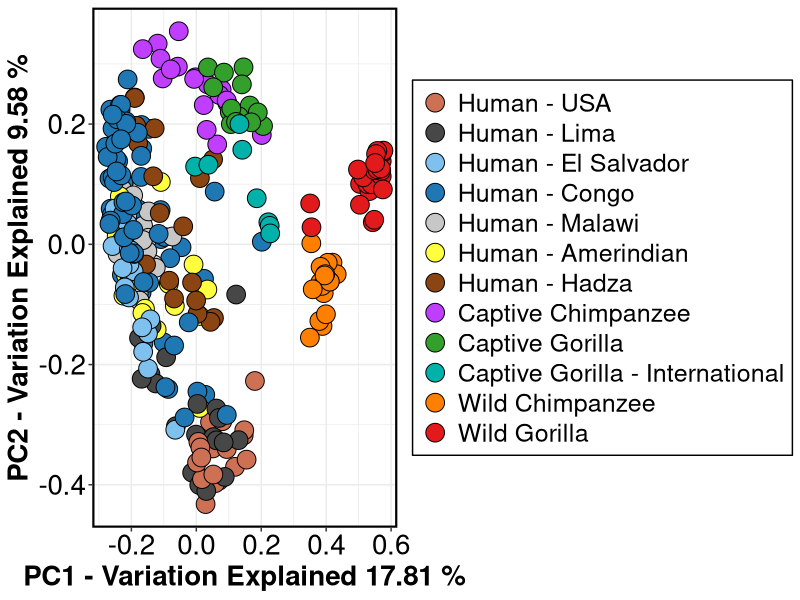
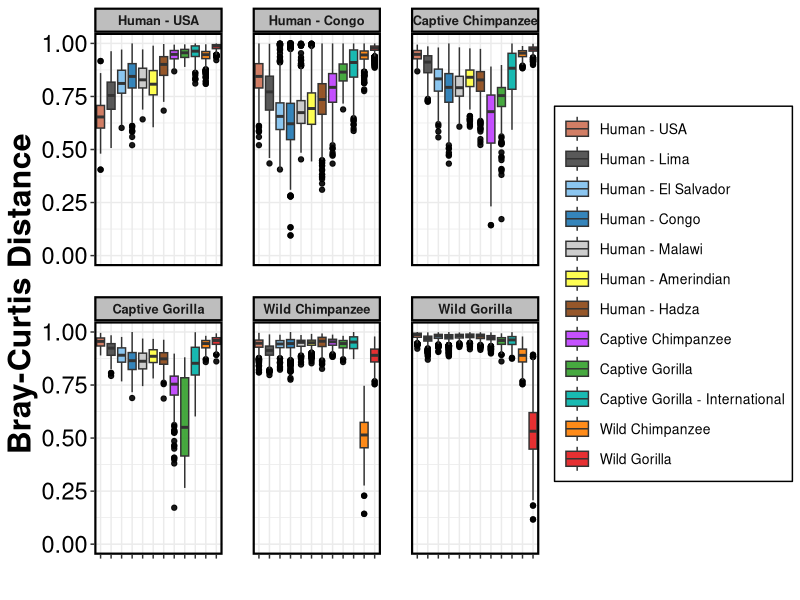
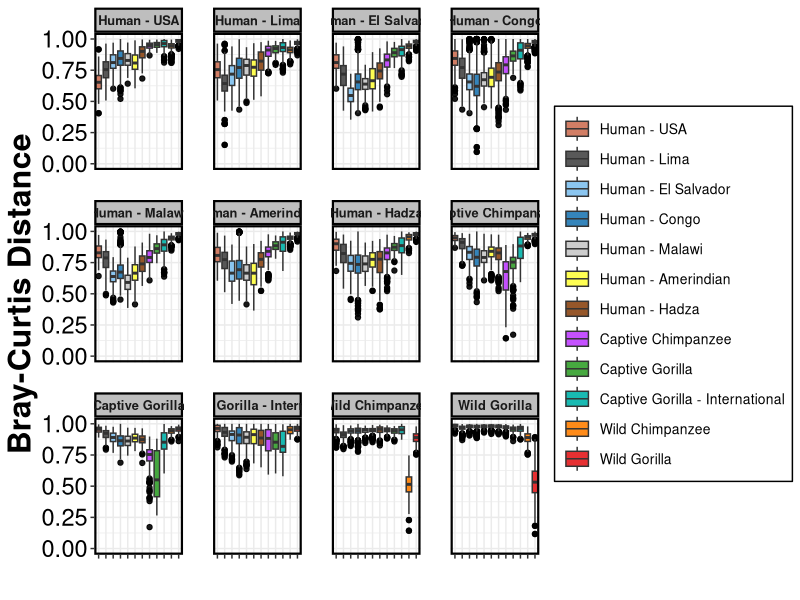

Write the R code that produced these figures, in order.
##########################################################################
### R script used to compare 16S sequencing data of gut microbiomes of ###
### humans chimpanzees and gorillas.                                   ###
### See https://www.nature.com/articles/s41396-020-0634-2              ###
##########################################################################

library("ggplot2")
library("vegan")
library("ape")
library("dplyr")
library("reshape2")

theme_tc <- function() {  # this for all the elements common across plots
  theme_bw() %+replace%
    theme(
      legend.key=element_blank(),
      legend.background = element_rect(color = 'black'),
      legend.title = element_blank(),
      legend.text = element_text(size = 18),
      legend.key.size = unit(1.5, 'lines'),
      panel.border = element_rect(color="black",size=1.5, fill = NA),
      
      plot.title = element_text(hjust = 0.05, size = 14),
      axis.text = element_text(size = 20,  color = "black"),
      axis.title = element_text(size = 20, face = "bold", color = "black"),
      
      # formatting for facets
      panel.background = element_blank(),
      strip.background = element_rect(colour="black",size =1.5, fill="grey"), #facet formatting
      panel.spacing.x = unit(1.5, "lines"), #facet spacing for x axis
      panel.spacing.y = unit(1.5, "lines"), #facet spacing for x axis
      strip.text.x = element_text(size=12, face="bold"), #facet labels
      strip.text.y = element_text(size=12, face="bold", angle = 270) #facet labels
    )
}



species = read.table("relabund_16S_rfile.txt", sep="\t", header=TRUE, row.names=1)

#### Separate sample metadata from sample counts

rownames(species) = species$Captivity
species_data_matrix = species[,4:ncol(species)]
rownames(species_data_matrix) = species$Captivity

NAMES = species$Captivity
species_sample = species[,1:3]
rownames(species_sample)=NAMES


#### PCoA analysis 
bray_distance = vegdist(species_data_matrix, method="bray")
principal_coordinates = pcoa(bray_distance)

pcoa_plot = data.frame(principal_coordinates$vectors[,])
pcoa_plot_merged = merge(pcoa_plot, species_sample, by="row.names")

PCOA = principal_coordinates$values$Eigenvalues


PC1 <- 100*(PCOA[1]/sum(PCOA))
PC2 <- 100*(PCOA[2]/sum(PCOA))

##### Plot PCoA


combined_labels = c("dCongo_Human"="Human - Congo","Waptive_Chimpanzee"="Captive Chimpanzee","Waptive_Gorilla"="Captive Gorilla","Wild_Chimpanzee"="Wild Chimpanzee",
           "Wild_Gorilla"="Wild Gorilla","cElSalvador_Human"="Human - El Salvador","gHadza_Human"="Human - Hadza","bLima_Human"="Human - Lima",
           "aUSA_Human"="Human - USA","Matses_Human"="Human - Matses","fTunapuco_Human"="Human - Tunapuco","eMalawi_Human"="Human - Malawi","fAmazon_Human"="Human - Amerindian",
           "Waptive_Zexternalgorilla"="Captive Gorilla - International")
colors = c("dCongo_Human"="#1f78b4","Waptive_Chimpanzee"="darkorchid1","Waptive_Gorilla"="#33a02c","Wild_Chimpanzee"="#ff7f00","Wild_Gorilla"="#e31a1c",   
           "cElSalvador_Human"="skyblue2","gHadza_Human"="saddlebrown","bLima_Human"="gray28","aUSA_Human"="salmon3","Matses_Human"="aquamarine3","fTunapuco_Human"="darkgoldenrod1",
           "eMalawi_Human"="#c7c7c7","fAmazon_Human"="#ffff3f","Waptive_Zexternalgorilla"="#00b2aa")

ggplot(data=pcoa_plot_merged,aes(x=Axis.1,y=Axis.2)) + 
  geom_point(aes(fill=factor(Combined)),shape=21, color="black", size=6) + 
  theme_tc()+
  scale_fill_manual(values = colors, 
                    labels = combined_labels)+
  labs(x = paste("PC1 - Variation Explained", round(PC1,2),"%"), y = paste("PC2 - Variation Explained", round(PC2,2),"%"))

adonis(species_data_matrix~species_sample$Combined, method="bray",permuations = 999)



#### Distance boxplots - calculate distances
bray_summary = melt(as.matrix(bray_distance))


bray_summary = bray_summary %>%
  filter(as.character(Var1) != as.character(Var2)) %>%
  mutate_if(is.factor,as.character)



sd = species %>%
  select(Combined,Captivity) %>%
  mutate_if(is.factor,as.character)

colnames(sd) = c("Combined","Var1")
bray_summarySD = left_join(bray_summary, sd, by = "Var1")

colnames(sd) = c("Combined","Var2")
bray_summarySD = left_join(bray_summarySD, sd, by = "Var2")


#write.csv(df,"all_bray_distances.csv",row.names=FALSE)

#### Plot boxplots

ggplot(subset(bray_summarySD,Combined.x %in% c("aUSA_Human","dCongo_Human","Waptive_Chimpanzee","Waptive_Gorilla","Wild_Chimpanzee","Wild_Gorilla")), aes(Combined.y,value,fill=Combined.y)) +
  geom_boxplot(outlier.color = "black",alpha = 0.9) +
  theme_tc() +
  labs(y="Bray-Curtis Distance",x="") + ylim(0,1)+
  facet_wrap(~Combined.x, labeller = labeller(Combined.x=combined_labels))+
  theme(strip.text.x = element_text(size=9.25))+
  theme(axis.text.x = element_blank())+theme(axis.text=element_text(size=17,color="black"),axis.title=element_text(size=23),
                                             legend.background=element_rect(colour="black"),legend.text = element_text(size=10),legend.title=element_text(size=10))+labs(fill=combined_labels)+theme(legend.title=element_blank())+
  scale_fill_manual(values = colors,
                    labels = combined_labels)


ggplot(bray_summarySD, aes(Combined.y,value,fill=Combined.y)) +
  geom_boxplot(outlier.color = "black",alpha = 0.9) +
  theme_tc() +
  labs(y="Bray-Curtis Distance",x="") + ylim(0,1)+
  facet_wrap(~Combined.x, labeller = labeller(Combined.x=combined_labels))+
  theme(strip.text.x = element_text(size=9.25))+
  theme(axis.text.x = element_blank())+theme(axis.text=element_text(size=17,color="black"),axis.title=element_text(size=23),
                                             legend.background=element_rect(colour="black"),legend.text = element_text(size=10),legend.title=element_text(size=10))+labs(fill=combined_labels)+theme(legend.title=element_blank())+
  scale_fill_manual(values = colors,
                    labels = combined_labels)
 
#### Perform and export statistics

bray_matrix = as.matrix(bray_distance)

bray_matrix[lower.tri(bray_matrix)] = NA


bray_summary = melt(bray_matrix)

bray_summary = na.omit(bray_summary)

bray_summary = bray_summary %>%
  filter(as.character(Var1) != as.character(Var2)) %>%
  mutate_if(is.factor,as.character)



sd = species %>%
  select(Combined,Captivity) %>%
  mutate_if(is.factor,as.character)

colnames(sd) = c("Combined","Var1")
bray_summarySD = left_join(bray_summary, sd, by = "Var1")

colnames(sd) = c("Combined","Var2")
bray_summarySD = left_join(bray_summarySD, sd, by = "Var2")


bray_summarySD$comparison = paste(bray_summarySD$Combined.x,bray_summarySD$Combined.y,sep="_")
bray_summarySD

kruskal.test(value~comparison, data=bray_summarySD)

output = pairwise.wilcox.test(bray_summarySD$value, bray_summarySD$comparison, p.adjust.method="BH")


melted = melt(output[[3]])


#write.table(bray_summarySD,"bray_summarySD.txt",sep="\t")


